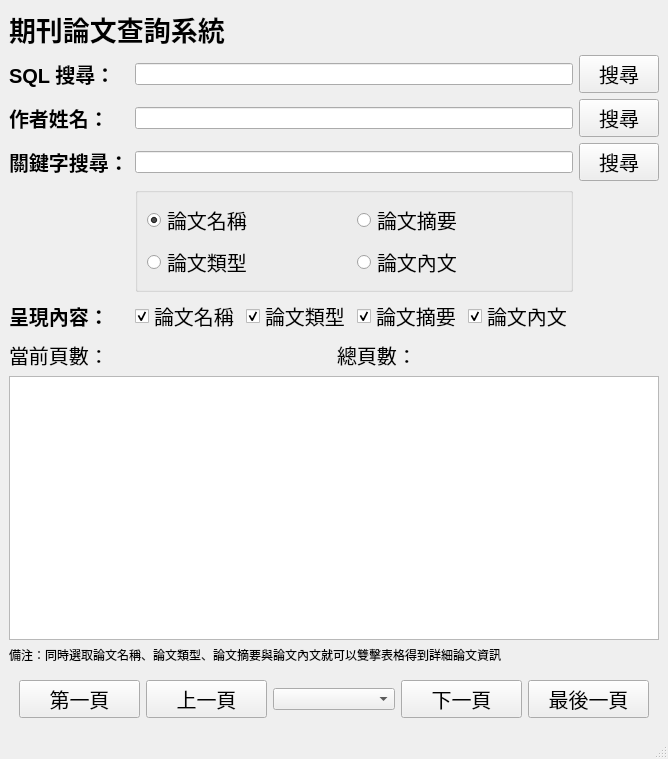
<?xml version="1.0" encoding="UTF-8"?>
<ui version="4.0">
 <class>MainWindow</class>
 <widget class="QMainWindow" name="MainWindow">
  <property name="geometry">
   <rect>
    <x>0</x>
    <y>0</y>
    <width>640</width>
    <height>759</height>
   </rect>
  </property>
  <property name="windowTitle">
   <string>MainWindow</string>
  </property>
  <widget class="QWidget" name="centralwidget">
   <layout class="QVBoxLayout" name="verticalLayout_3">
    <item>
     <layout class="QVBoxLayout" name="verticalLayout_2">
      <item>
       <widget class="QLabel" name="label">
        <property name="font">
         <font>
          <pointsize>20</pointsize>
          <weight>75</weight>
          <italic>false</italic>
          <bold>true</bold>
         </font>
        </property>
        <property name="text">
         <string>期刊論文查詢系統</string>
        </property>
       </widget>
      </item>
      <item>
       <layout class="QGridLayout" name="gridLayout_2" columnstretch="0,3,1" columnminimumwidth="0,0,0">
        <item row="0" column="0">
         <widget class="QLabel" name="label_2">
          <property name="font">
           <font>
            <pointsize>15</pointsize>
            <weight>75</weight>
            <bold>true</bold>
           </font>
          </property>
          <property name="text">
           <string>SQL 搜尋：</string>
          </property>
         </widget>
        </item>
        <item row="1" column="2">
         <widget class="QPushButton" name="p_But_by_name">
          <property name="font">
           <font>
            <pointsize>15</pointsize>
           </font>
          </property>
          <property name="text">
           <string>搜尋</string>
          </property>
         </widget>
        </item>
        <item row="2" column="0">
         <widget class="QLabel" name="label_6">
          <property name="font">
           <font>
            <pointsize>15</pointsize>
            <weight>75</weight>
            <bold>true</bold>
           </font>
          </property>
          <property name="text">
           <string>關鍵字搜尋：</string>
          </property>
         </widget>
        </item>
        <item row="0" column="1">
         <widget class="QLineEdit" name="lineEdit_equation"/>
        </item>
        <item row="1" column="0">
         <widget class="QLabel" name="label_3">
          <property name="font">
           <font>
            <pointsize>15</pointsize>
            <weight>75</weight>
            <bold>true</bold>
           </font>
          </property>
          <property name="text">
           <string>作者姓名：</string>
          </property>
         </widget>
        </item>
        <item row="2" column="1">
         <widget class="QLineEdit" name="lineEdit_title"/>
        </item>
        <item row="2" column="2">
         <widget class="QPushButton" name="p_But_by_title">
          <property name="font">
           <font>
            <pointsize>15</pointsize>
           </font>
          </property>
          <property name="text">
           <string>搜尋</string>
          </property>
         </widget>
        </item>
        <item row="1" column="1">
         <widget class="QLineEdit" name="lineEdit_name"/>
        </item>
        <item row="5" column="0">
         <widget class="QLabel" name="label_5">
          <property name="font">
           <font>
            <pointsize>15</pointsize>
            <weight>75</weight>
            <bold>true</bold>
           </font>
          </property>
          <property name="text">
           <string>呈現內容：</string>
          </property>
         </widget>
        </item>
        <item row="0" column="2">
         <widget class="QPushButton" name="p_But_by_sql">
          <property name="font">
           <font>
            <pointsize>15</pointsize>
           </font>
          </property>
          <property name="text">
           <string>搜尋</string>
          </property>
         </widget>
        </item>
        <item row="3" column="1">
         <widget class="QGroupBox" name="groupBox_2">
          <property name="title">
           <string/>
          </property>
          <layout class="QVBoxLayout" name="verticalLayout">
           <item>
            <layout class="QGridLayout" name="gridLayout_3">
             <item row="1" column="0">
              <widget class="QRadioButton" name="radioButton_type">
               <property name="font">
                <font>
                 <pointsize>15</pointsize>
                </font>
               </property>
               <property name="text">
                <string>論文類型</string>
               </property>
              </widget>
             </item>
             <item row="0" column="1">
              <widget class="QRadioButton" name="radioButton_abstract">
               <property name="font">
                <font>
                 <pointsize>15</pointsize>
                </font>
               </property>
               <property name="text">
                <string>論文摘要</string>
               </property>
              </widget>
             </item>
             <item row="0" column="0">
              <widget class="QRadioButton" name="radioButton_title">
               <property name="font">
                <font>
                 <pointsize>15</pointsize>
                </font>
               </property>
               <property name="text">
                <string>論文名稱</string>
               </property>
               <property name="checked">
                <bool>true</bool>
               </property>
              </widget>
             </item>
             <item row="1" column="1">
              <widget class="QRadioButton" name="radioButton_text">
               <property name="font">
                <font>
                 <pointsize>15</pointsize>
                </font>
               </property>
               <property name="text">
                <string>論文內文</string>
               </property>
              </widget>
             </item>
            </layout>
           </item>
          </layout>
         </widget>
        </item>
        <item row="5" column="1">
         <layout class="QHBoxLayout" name="horizontalLayout">
          <item>
           <widget class="QCheckBox" name="checkBox_show_title">
            <property name="font">
             <font>
              <pointsize>15</pointsize>
             </font>
            </property>
            <property name="text">
             <string>論文名稱</string>
            </property>
            <property name="checked">
             <bool>true</bool>
            </property>
           </widget>
          </item>
          <item>
           <widget class="QCheckBox" name="checkBox_show_type">
            <property name="font">
             <font>
              <pointsize>15</pointsize>
             </font>
            </property>
            <property name="text">
             <string>論文類型</string>
            </property>
            <property name="checked">
             <bool>true</bool>
            </property>
           </widget>
          </item>
          <item>
           <widget class="QCheckBox" name="checkBox_show_abstract">
            <property name="font">
             <font>
              <pointsize>15</pointsize>
             </font>
            </property>
            <property name="text">
             <string>論文摘要</string>
            </property>
            <property name="checked">
             <bool>true</bool>
            </property>
           </widget>
          </item>
          <item>
           <widget class="QCheckBox" name="checkBox_show_paper">
            <property name="font">
             <font>
              <pointsize>15</pointsize>
             </font>
            </property>
            <property name="text">
             <string>論文內文</string>
            </property>
            <property name="checked">
             <bool>true</bool>
            </property>
           </widget>
          </item>
         </layout>
        </item>
       </layout>
      </item>
      <item>
       <layout class="QHBoxLayout" name="horizontalLayout_2">
        <item>
         <widget class="QLabel" name="label_8">
          <property name="font">
           <font>
            <pointsize>15</pointsize>
           </font>
          </property>
          <property name="text">
           <string>當前頁數：</string>
          </property>
         </widget>
        </item>
        <item>
         <widget class="QLabel" name="label_page">
          <property name="text">
           <string/>
          </property>
         </widget>
        </item>
        <item>
         <widget class="QLabel" name="label_7">
          <property name="font">
           <font>
            <pointsize>15</pointsize>
           </font>
          </property>
          <property name="text">
           <string>總頁數：</string>
          </property>
         </widget>
        </item>
        <item>
         <widget class="QLabel" name="label_totalpage">
          <property name="font">
           <font>
            <pointsize>15</pointsize>
           </font>
          </property>
          <property name="text">
           <string/>
          </property>
         </widget>
        </item>
       </layout>
      </item>
      <item>
       <widget class="QTableWidget" name="tableWidget"/>
      </item>
      <item>
       <widget class="QLabel" name="label_4">
        <property name="text">
         <string>備注：同時選取論文名稱、論文類型、論文摘要與論文內文就可以雙擊表格得到詳細論文資訊</string>
        </property>
       </widget>
      </item>
      <item>
       <layout class="QHBoxLayout" name="horizontalLayout_5">
        <property name="leftMargin">
         <number>10</number>
        </property>
        <property name="topMargin">
         <number>10</number>
        </property>
        <property name="rightMargin">
         <number>10</number>
        </property>
        <property name="bottomMargin">
         <number>10</number>
        </property>
        <item>
         <widget class="QPushButton" name="pushButton_first">
          <property name="font">
           <font>
            <pointsize>15</pointsize>
           </font>
          </property>
          <property name="text">
           <string>第一頁</string>
          </property>
         </widget>
        </item>
        <item>
         <widget class="QPushButton" name="pushButton_front">
          <property name="font">
           <font>
            <pointsize>15</pointsize>
           </font>
          </property>
          <property name="text">
           <string>上一頁</string>
          </property>
         </widget>
        </item>
        <item>
         <widget class="QComboBox" name="comboBox_page"/>
        </item>
        <item>
         <widget class="QPushButton" name="pushButton_next">
          <property name="font">
           <font>
            <pointsize>15</pointsize>
           </font>
          </property>
          <property name="text">
           <string>下一頁</string>
          </property>
         </widget>
        </item>
        <item>
         <widget class="QPushButton" name="pushButton_last">
          <property name="font">
           <font>
            <pointsize>15</pointsize>
           </font>
          </property>
          <property name="text">
           <string>最後一頁</string>
          </property>
         </widget>
        </item>
       </layout>
      </item>
     </layout>
    </item>
   </layout>
  </widget>
  <widget class="QMenuBar" name="menubar">
   <property name="geometry">
    <rect>
     <x>0</x>
     <y>0</y>
     <width>640</width>
     <height>36</height>
    </rect>
   </property>
  </widget>
  <widget class="QStatusBar" name="statusbar"/>
 </widget>
 <resources/>
 <connections/>
</ui>
